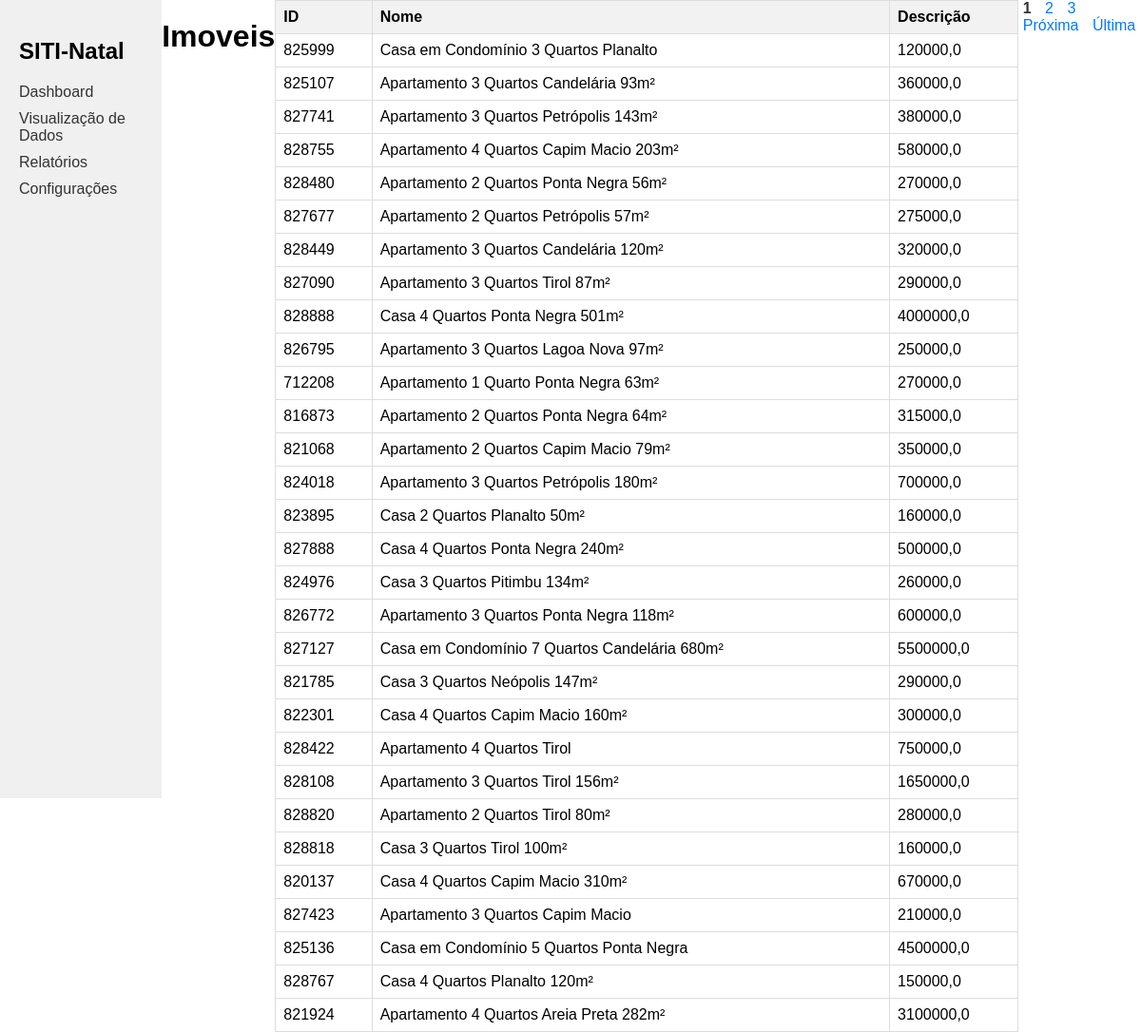
/vizualização, run on the app's committed database.
### webcrawler/models.py (models this page shows, shortened)
class Imovel(models.Model):
    imovel_tipo = models.CharField(max_length=500)
    imovel_codigo = models.IntegerField(null=True, blank=True)
    imovel_m2 = models.IntegerField(null=True, blank=True)
    imovel_endereco = models.CharField(max_length=500)
    imovel_rua = models.CharField(max_length=100,null=True, blank=True)
    imovel_bairro = models.CharField(max_length=100,null=True, blank=True)
    imovel_cidade = models.CharField(max_length=100,null=True, blank=True)
    imovel_site = models.CharField(max_length=100,null=True, blank=True)
    imovel_valor = models.FloatField()
    created_at = models.DateTimeField(auto_now_add=True)
    updated_at = models.DateTimeField(auto_now=True)

### web/views.py (called while the page is built)
def vizualizacao(request):
    objetos = Imovel.objects.all()
    paginator = Paginator(objetos, 30)
    page_number = request.GET.get('page')
    page_obj = paginator.get_page(page_number)
    return render(request, 'web/pages/vizualizacao.html', {'page_obj': page_obj})

### web/templates/web/pages/vizualizacao.html (shortened to what this page needs)
{% extends "static/base.html" %}
{% block 'content' %}
    <h1 class="centraliza"> Imoveis</h1>
    <table>
        <thead>
            <tr>
                <th>ID</th>
                <th>Nome</th>
                <th>Descrição</th>
            </tr>
        </thead>
        <tbody>
            {% for objeto in page_obj %}
                <tr>
                    <td>{{ objeto.imovel_codigo }}</td>
                    <td>{{ objeto.imovel_tipo }}</td>
                    <td>{{ objeto.imovel_valor }}</td>
                </tr>
            {% endfor %}
        </tbody>
    </table>
    <div class="pagination">
        {% for num in page_obj.paginator.page_range %}
            {% if page_obj.number == num %}
                <strong>{{ num }}</strong>
            {% elif num > page_obj.number|add:'-3' and num < page_obj.number|add:'3' %}
                <a href="?page={{ num }}">{{ num }}</a>
            {% endif %}
        {% endfor %}
        {% if page_obj.has_next %}
            <a href="?page={{ page_obj.next_page_number }}">Próxima</a>
            <a href="?page={{ page_obj.paginator.num_pages }}">Última</a>
        {% endif %}
    </div>
{% endblock 'content' %}

### web/static/web/css/styles.css (style rules this page uses)
body { font-family: Arial, sans-serif; margin: 0; padding: 0; display: flex; }
table { width: 100%; border-collapse: collapse; }
th, td { padding: 8px; text-align: left; border: 1px solid #ddd; }
th { background-color: #f2f2f2; }
.pagination a { margin: 0 5px; text-decoration: none; color: #007bff; }
.pagination strong { margin: 0 5px; font-weight: bold; color: #333; }
.centraliza { text-align: center; margin-top: 20px; margin-bottom: 10px; }

### data on the page
Imovel: imovel_codigo "825999", imovel_tipo "Casa em Condomínio 3 Quartos Planalto", imovel_valor "120000,0"
Imovel: imovel_codigo "825107", imovel_tipo "Apartamento 3 Quartos Candelária 93m²", imovel_valor "360000,0"
Imovel: imovel_codigo "827741", imovel_tipo "Apartamento 3 Quartos Petrópolis 143m²", imovel_valor "380000,0"
Imovel: imovel_codigo "828755", imovel_tipo "Apartamento 4 Quartos Capim Macio 203m²", imovel_valor "580000,0"
Imovel: imovel_codigo "828480", imovel_tipo "Apartamento 2 Quartos Ponta Negra 56m²", imovel_valor "270000,0"
Imovel: imovel_codigo "827677", imovel_tipo "Apartamento 2 Quartos Petrópolis 57m²", imovel_valor "275000,0"
Imovel: imovel_codigo "828449", imovel_tipo "Apartamento 3 Quartos Candelária 120m²", imovel_valor "320000,0"
Imovel: imovel_codigo "827090", imovel_tipo "Apartamento 3 Quartos Tirol 87m²", imovel_valor "290000,0"
Imovel: imovel_codigo "828888", imovel_tipo "Casa 4 Quartos Ponta Negra 501m²", imovel_valor "4000000,0"
Imovel: imovel_codigo "826795", imovel_tipo "Apartamento 3 Quartos Lagoa Nova 97m²", imovel_valor "250000,0"
Imovel: imovel_codigo "712208", imovel_tipo "Apartamento 1 Quarto Ponta Negra 63m²", imovel_valor "270000,0"
Imovel: imovel_codigo "816873", imovel_tipo "Apartamento 2 Quartos Ponta Negra 64m²", imovel_valor "315000,0"
Imovel: imovel_codigo "821068", imovel_tipo "Apartamento 2 Quartos Capim Macio 79m²", imovel_valor "350000,0"
Imovel: imovel_codigo "824018", imovel_tipo "Apartamento 3 Quartos Petrópolis 180m²", imovel_valor "700000,0"
Imovel: imovel_codigo "823895", imovel_tipo "Casa 2 Quartos Planalto 50m²", imovel_valor "160000,0"
Imovel: imovel_codigo "827888", imovel_tipo "Casa 4 Quartos Ponta Negra 240m²", imovel_valor "500000,0"
Imovel: imovel_codigo "824976", imovel_tipo "Casa 3 Quartos Pitimbu 134m²", imovel_valor "260000,0"
Imovel: imovel_codigo "826772", imovel_tipo "Apartamento 3 Quartos Ponta Negra 118m²", imovel_valor "600000,0"
Imovel: imovel_codigo "827127", imovel_tipo "Casa em Condomínio 7 Quartos Candelária 680m²", imovel_valor "5500000,0"
Imovel: imovel_codigo "821785", imovel_tipo "Casa 3 Quartos Neópolis 147m²", imovel_valor "290000,0"
Imovel: imovel_codigo "822301", imovel_tipo "Casa 4 Quartos Capim Macio 160m²", imovel_valor "300000,0"
Imovel: imovel_codigo "828422", imovel_tipo "Apartamento 4 Quartos Tirol", imovel_valor "750000,0"
Imovel: imovel_codigo "828108", imovel_tipo "Apartamento 3 Quartos Tirol 156m²", imovel_valor "1650000,0"
Imovel: imovel_codigo "828820", imovel_tipo "Apartamento 2 Quartos Tirol 80m²", imovel_valor "280000,0"
Imovel: imovel_codigo "828818", imovel_tipo "Casa 3 Quartos Tirol 100m²", imovel_valor "160000,0"
Imovel: imovel_codigo "820137", imovel_tipo "Casa 4 Quartos Capim Macio 310m²", imovel_valor "670000,0"
Imovel: imovel_codigo "827423", imovel_tipo "Apartamento 3 Quartos Capim Macio", imovel_valor "210000,0"
Imovel: imovel_codigo "825136", imovel_tipo "Casa em Condomínio 5 Quartos Ponta Negra", imovel_valor "4500000,0"
Imovel: imovel_codigo "828767", imovel_tipo "Casa 4 Quartos Planalto 120m²", imovel_valor "150000,0"
Imovel: imovel_codigo "821924", imovel_tipo "Apartamento 4 Quartos Areia Preta 282m²", imovel_valor "3100000,0"

### other printed values
{{ num }} "1"
{{ num }} "2" "3"
